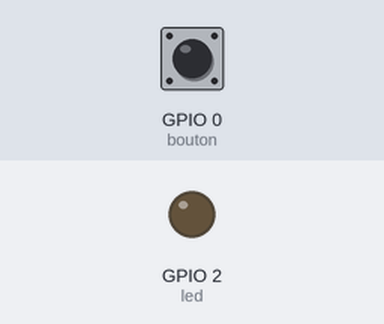
Recording of a program running on a simulated ESP32 board running MicroPython. Shown: output pins drawn as LEDs (lit = HIGH). The inputs (shaded band) are chosen by the test bench; at power-on: GPIO 0 (bouton) HIGH. What the program prints to the serial console is not drawn.

Above: at 1.2 s.
1.3 s: GPIO 0 (bouton) pulled LOW for 0.15 s
At 1.38 s:
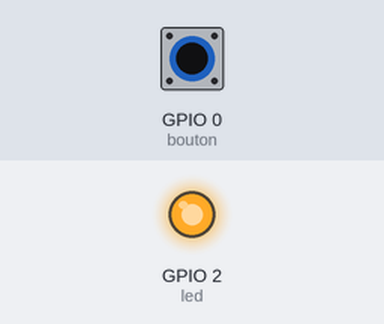
2.9 s: GPIO 0 (bouton) pulled LOW for 3.2 s
At 7.2 s:
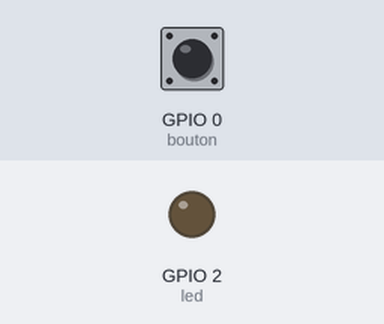
Timing chart, 0 to 8.7 s (numbered marks = the images above; inputs shaded):
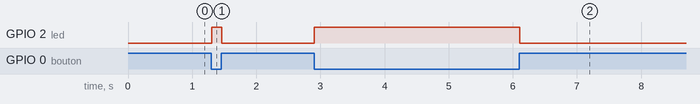

Measured:
- after the input at 1.3 s, GPIO 2 (led): LOW → HIGH at once, → LOW 0.16 s later
- after the input at 2.9 s, GPIO 2 (led): LOW → HIGH at once, → LOW 3.2 s later

The program:

manip05_led_bouton.py
```python
# Manipulation 06 — La LED obéit au bouton (entrée → sortie)
# Fablab Ardèche — Atelier d'initiation
# -----------------------------------------------------------------------
# On combine les deux manips précédentes :
#   - Bouton BOOT sur GPIO 0 (entrée)
#   - LED intégrée sur GPIO 2 (sortie)
#
# Le programme lit en permanence l'état du bouton et allume ou éteint
# la LED en conséquence. C'est la base de tout automatisme :
#   un CAPTEUR commande un ACTIONNEUR.
#
# Attention à la logique inversée du bouton :
#   bouton.value() == 0  →  bouton APPUYÉ   →  LED ALLUMÉE
#   bouton.value() == 1  →  bouton RELÂCHÉ  →  LED ÉTEINTE
#
# Rien à brancher — bouton et LED sont déjà sur la carte.
# -----------------------------------------------------------------------

from machine import Pin    # pour contrôler les broches
import time                # pour les pauses

# Initialisation des broches
led    = Pin(2, Pin.OUT)              # LED en sortie sur GPIO 2
bouton = Pin(0, Pin.IN, Pin.PULL_UP)  # bouton BOOT en entrée sur GPIO 0

print("Maintenez le bouton BOOT appuyé pour allumer la LED")
print("Appuyer Ctrl+C pour arrêter")

while True:
    if bouton.value() == 0:    # bouton appuyé (logique active bas)
        led.value(1)           # allumer la LED
    else:                      # bouton relâché
        led.value(0)           # éteindre la LED

    time.sleep(0.02)           # pause 20 ms — anti-rebond simple

# -----------------------------------------------------------------------
# VERSION UNE LIGNE (même résultat, plus compact) :
#   while True:
#       led.value(not bouton.value())   # not inverse : 0→1, 1→0
#       time.sleep(0.02)
#
# POUR ALLER PLUS LOIN :
#   Modifier le code pour que le bouton BASCULE la LED à chaque appui
#   (appui 1 → allume, appui 2 → éteint, appui 3 → allume...)
#   C'est ce qu'on appelle un "bascule" ou "flip-flop".
# -----------------------------------------------------------------------
```
